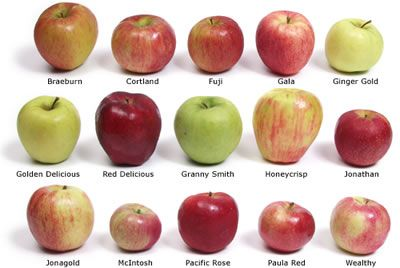
#> input picture img/many_apples.jpg, 400 x 268 px
$ python test_apples.py   (Python 2 division)
#> lines starting #> are read from the running program, lines starting #| are printed output that depends on the picture
import numpy as np
import cv2

nb_apples_found = 0
nb_apples_fit = 0
upper_color = [0, 0, 0]
lower_color = [0, 0, 0]
found = False
tolerance = 0.25
red = [13, 18, 117]

for i in range(3):
    upper_color[i] = red[i]*(1+tolerance)
    lower_color[i] = red[i]*(1-tolerance)

apple_cascade = cv2.CascadeClassifier('cascade_pomme3.xml')

img = cv2.imread('../img/many_apples.jpg')
#> img is the input picture: shape (268, 400, 3); mean B, G, R 171.9, 186.2, 212.3
test = np.zeros(img.shape, np.uint8)
mask = np.zeros((img.shape[0], img.shape[1], 1), np.uint8)

gray = cv2.cvtColor(img, cv2.COLOR_BGR2GRAY)
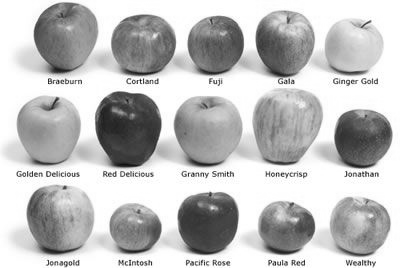
#> gray: shape (268, 400); min 12, max 255, mean 192.4
apples = apple_cascade.detectMultiScale(gray, 1.3, 5)
#> apples = 13 rows, first 6: [326, 14, 60, 60], [100, 191, 66, 66], [34, 4, 65, 65], [248, 8, 69, 69], [178, 7, 72, 72], [107, 7, 74, 74]

try:
    nb_apples_found = apples.size/4
#> nb_apples_found = 13
except AttributeError:
    nb_apples_found = 0

for (x, y, w, h) in apples:

    cv2.circle(mask, center=(x+(w/2), y+(h/2)), radius=(w+h)/5, color=(255, 255, 255), thickness=-1)
    color = cv2.mean(img, mask)
    for i in range(3):
        if upper_color[i] > color[i] > lower_color[i]:
            found = True
        else:
            found = False
    if found:
        nb_apples_fit += 1
        cv2.circle(test, center=(x+(w/2), y+(h/2)), radius=(w+h)/5, color=color, thickness=-1)
    found = False

    cv2.circle(mask, center=(x+(w/2), y+(h/2)), radius=(w+h)/5, color=(0, 0, 0), thickness=-1)
#> this loop made 13 passes
#> (x, y, w, h, color, nb_apples_fit) on pass 8: (78, 74, 99, 99, (88.14, 82.05, 140.8, 0), 1)
#> (x, y, w, h, color) on passes 1 to 6: (326, 14, 60, 60, (127.1, 214, 216.8, 0)), (100, 191, 66, 66, (123.6, 141.5, 189.1, 0)), (34, 4, 65, 65, (61.34, 118.7, 172.4, 0)), (248, 8, 69, 69, (92.7, 98.47, 195.3, 0)), (178, 7, 72, 72, (69.88, 88.22, 172.6, 0)), (107, 7, 74, 74, (80.69, 102, 183.5, 0))
#> mask: shape (268, 400, 1); every value is 0
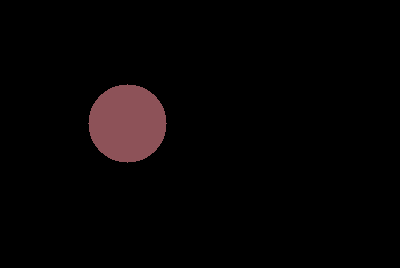
#> test: shape (268, 400, 3); mean B, G, R 3.9, 3.7, 6.3
#> after the loop, nb_apples_fit = 1

cv2.imshow('img', img)
cv2.imshow('test', test)

print 'nb_apples_found = ', nb_apples_found
#| nb_apples_found =  13
print 'nb_apples_fit = ', nb_apples_fit
#| nb_apples_fit =  1

cv2.waitKey(0)

$ run again, with img/1 apple.jpg copied over img/many_apples.jpg
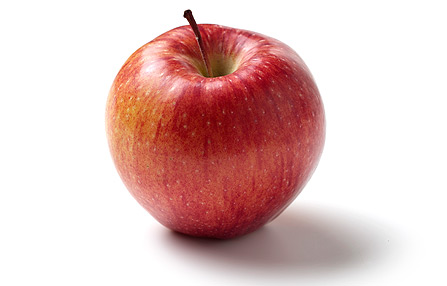
#> input picture img/1 apple.jpg, 447 x 286 px
#> img is the input picture: shape (286, 447, 3); mean B, G, R 192.9, 195.1, 225.2
#> `gray = cv2.cvtColor(img, cv2.COLOR_BGR2GRAY)`:
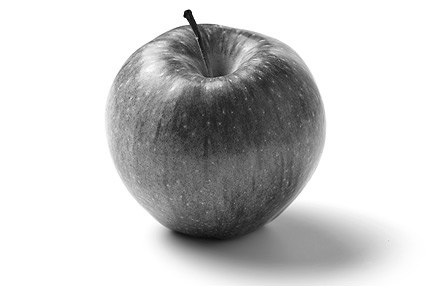
#> gray: shape (286, 447); min 4, max 255, mean 203.8
#> apples = [[110, 15, 231, 231]]
#> the loop `for (x, y, w, h) in apples: ` made 1 pass
#> (x, y, w, h, color, found) on pass 1: (110, 15, 231, 231, (59.39, 64.79, 170.8, 0), False)
#> after the loop `for (x, y, w, h) in apples:`: nb_apples_fit = 0
#| nb_apples_found =  1
#| nb_apples_fit =  0

$ run again, with img/Apple-tree-with-fruit.jpg copied over img/many_apples.jpg
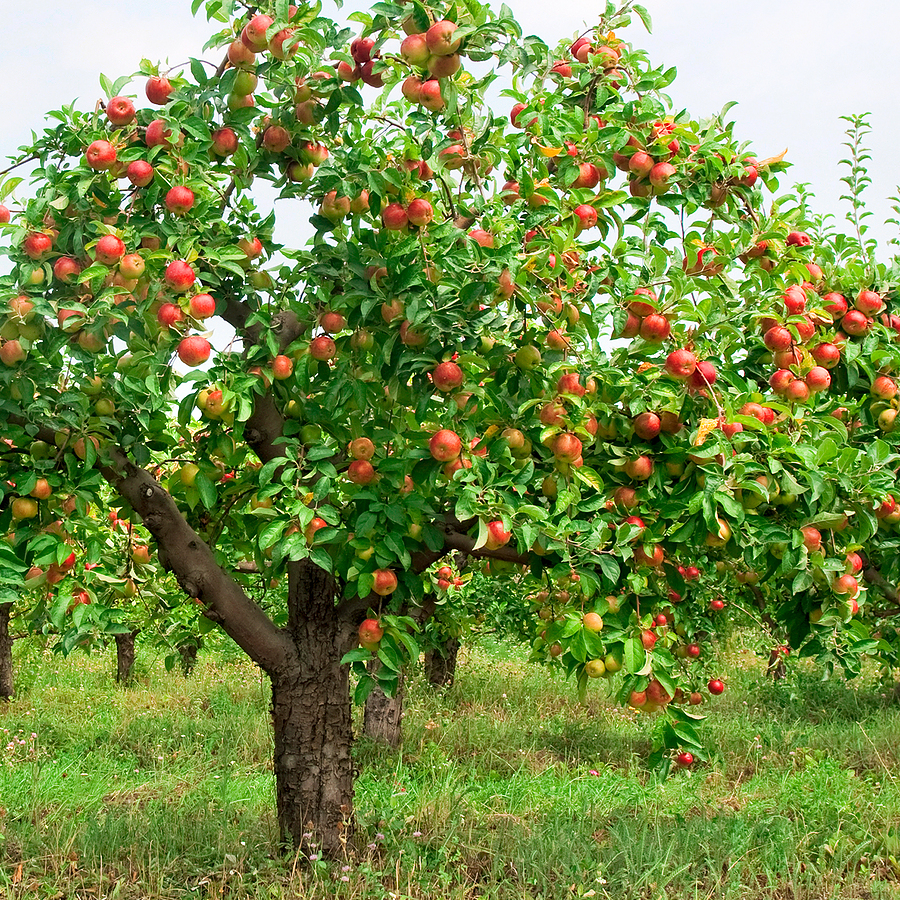
#> input picture img/Apple-tree-with-fruit.jpg, 900 x 900 px
#> img is the input picture: shape (900, 900, 3); mean B, G, R 71.6, 139.6, 120
#> `gray = cv2.cvtColor(img, cv2.COLOR_BGR2GRAY)`:
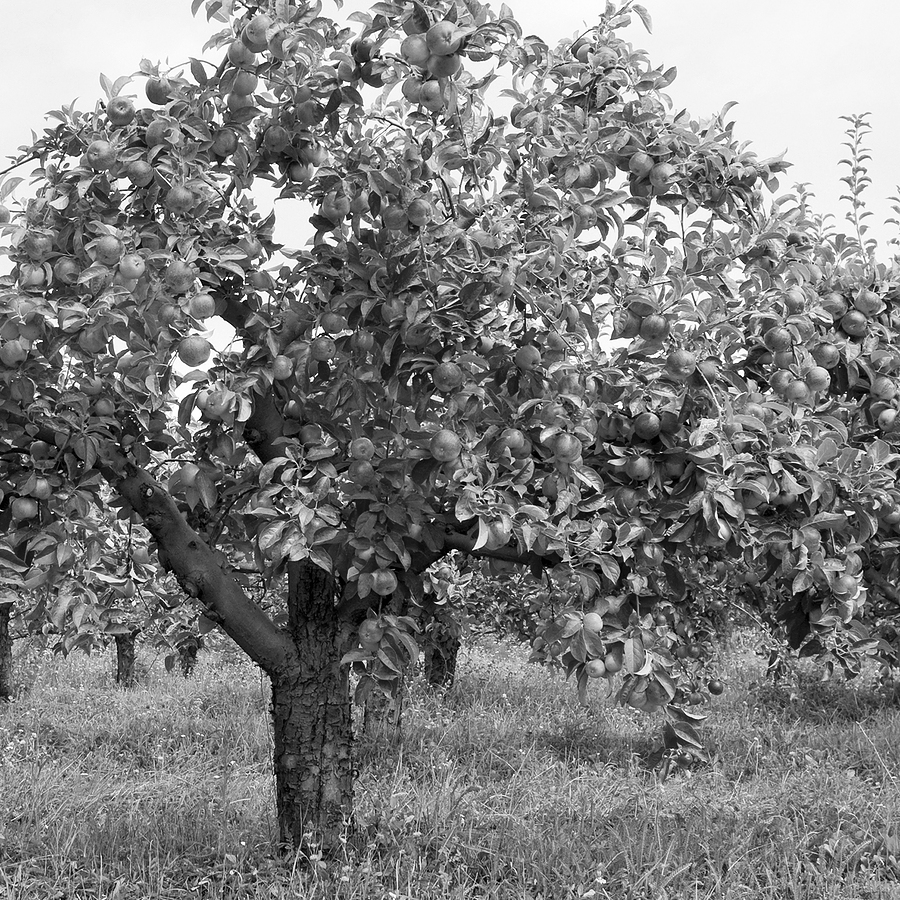
#> gray: shape (900, 900); min 0, max 255, mean 126
#> apples = ()
#> after the loop `for (x, y, w, h) in apples:`: nb_apples_fit = 0
#| nb_apples_fit =  0

$ run again, with img/Fruits.jpg copied over img/many_apples.jpg
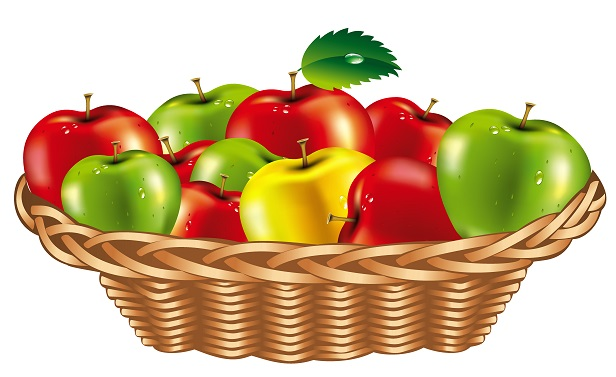
#> input picture img/Fruits.jpg, 616 x 377 px
#> img is the input picture: shape (377, 616, 3); mean B, G, R 142.4, 181.1, 210.7
#> `gray = cv2.cvtColor(img, cv2.COLOR_BGR2GRAY)`:
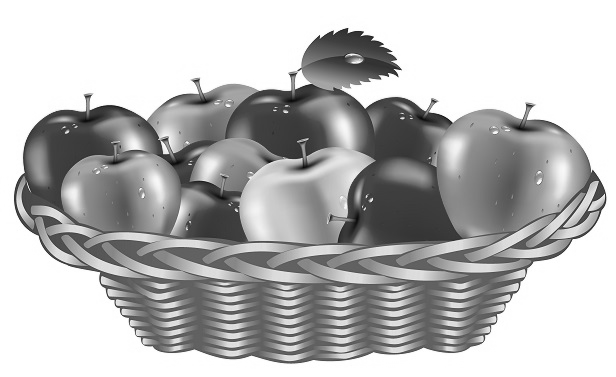
#> gray: shape (377, 616); min 7, max 255, mean 185.5
#> apples = [[305, 96, 59, 59], [175, 177, 66, 66], [81, 141, 106, 106], [446, 121, 114, 114], [345, 102, 158, 158]]
#> the loop `for (x, y, w, h) in apples: ` made 5 passes
#> (x, y, w, h, color, nb_apples_fit) on passes 3 to 4: (81, 141, 106, 106, (42.23, 168, 134, 0), 1), (446, 121, 114, 114, (21.81, 150.8, 108.7, 0), 2)
#> after the loop `for (x, y, w, h) in apples:`:
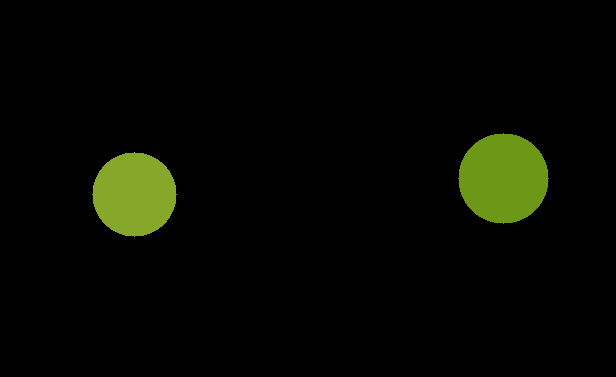
#> test: shape (377, 616, 3); mean B, G, R 1.6, 8.1, 6.2
#> after the loop `for (x, y, w, h) in apples:`: nb_apples_fit = 2
#| nb_apples_found =  5
#| nb_apples_fit =  2
